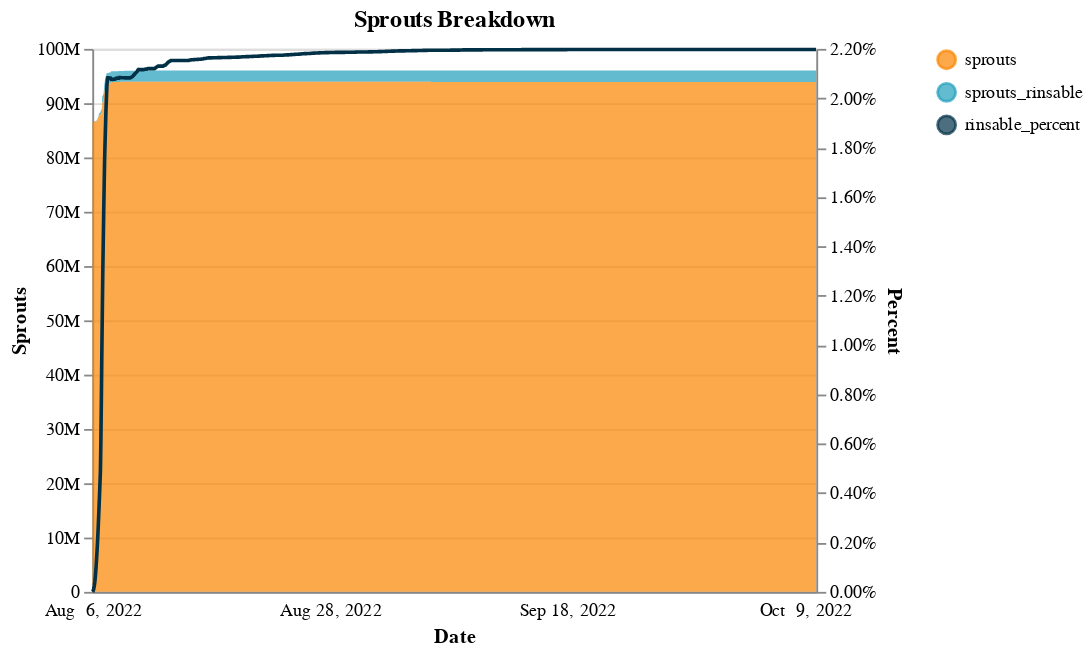

Notebook code cell kept with this figure:
### Code cell
# sprouts breakdown 
df_sprouts = wide_to_longwide(
    df, 
    "timestamp", 
    ['season', 'timestamp'], 
    ['sprouts_rinsable', 'sprouts', 'rinsable_percent'],
    sort_col="timestamp",
)
colors = {
    'sprouts_rinsable': '#219ebc', 
    'sprouts': '#fb8500', 
    'rinsable_percent': '#023047'
}
chart_sprouts_breakdown = chart_stack_area_overlay_line_timeseries(
    df_sprouts, 
    "timestamp", 
    ['sprouts', 'sprouts_rinsable', 'rinsable_percent'], 
    ['sprouts_rinsable', 'sprouts'], 
    "Sprouts Breakdown",
    separate_y_axes=True, 
    show_exploit_rule=False, 
    xaxis_kwargs=dict(labelExpr="timeFormat(toDate(datum.value), '%b %e, %Y')"),
    yaxis_area_kwargs=dict(title="Sprouts", format=".3~s"), 
    yaxis_line_kwargs=dict(title="Percent", format=".2%"), 
    tooltip_formats={
        'sprouts_rinsable': ',d', 
        'sprouts': ',d', 
        'rinsable_percent': '.2%'
    }, 
    color_map=colors, 
    width=400, 
)
chart_sprouts_breakdown

### Figure 1 — Vega-Lite specification as saved in the notebook (floating-point values rounded to 4 significant figures; data arrays with more than 128 entries replaced by an {"elided": "..."} marker saying what was removed)
{"config": {"view": {"continuousWidth": 400, "continuousHeight": 300}}, "layer": [{"mark": {"type": "area", "point": "transparent"}, "encoding": {"color": {"field": "variable", "legend": {"title": null}, "scale": {"domain": ["sprouts", "sprouts_rinsable", "rinsable_percent"], "range": ["#fb8500", "#219ebc", "#023047"]}, "type": "nominal"}, "order": {"field": "stack_order", "sort": "ascending", "type": "quantitative"}, "tooltip": [{"field": "timestamp", "timeUnit": "yearmonthdate", "title": "date", "type": "ordinal"}, {"field": "sprouts", "format": ",d", "type": "quantitative"}, {"field": "sprouts_rinsable", "format": ",d", "type": "quantitative"}, {"field": "rinsable_percent", "format": ".2%", "type": "quantitative"}], "x": {"axis": {"formatType": "time", "labelAngle": 0, "labelExpr": "timeFormat(toDate(datum.value), '%b %e, %Y')", "labelOverlap": true, "labelPadding": 5, "labelSeparation": 50, "ticks": false, "title": "Date"}, "field": "timestamp", "type": "ordinal"}, "y": {"axis": {"format": ".3~s", "title": "Sprouts"}, "field": "value", "type": "quantitative"}}, "title": "Sprouts Breakdown", "transform": [{"calculate": "datum['variable'] === 'sprouts' ? 0 :  datum['variable'] === 'sprouts_rinsable' ? 1 :  datum['variable'] === 'rinsable_percent' ? 2 : 3", "as": "stack_order"}, {"filter": "datum.variable == 'sprouts_rinsable' | datum.variable == 'sprouts'"}, {"calculate": "datum['variable'] === 'sprouts' ? 0 :  datum['variable'] === 'sprouts_rinsable' ? 1 :  datum['variable'] === 'rinsable_percent' ? 2 : 3", "as": "sort_col"}], "width": 400}, {"mark": "line", "encoding": {"color": {"field": "variable", "legend": {"title": null}, "scale": {"domain": ["sprouts", "sprouts_rinsable", "rinsable_percent"], "range": ["#fb8500", "#219ebc", "#023047"]}, "type": "nominal"}, "order": {"field": "stack_order", "sort": "ascending", "type": "quantitative"}, "x": {"axis": {"formatType": "time", "labelAngle": 0, "labelExpr": "timeFormat(toDate(datum.value), '%b %e, %Y')", "labelOverlap": true, "labelPadding": 5, "labelSeparation": 50, "ticks": false, "title": "Date"}, "field": "timestamp", "type": "ordinal"}, "y": {"axis": {"format": ".2%", "title": "Percent"}, "field": "value", "type": "quantitative"}}, "title": "Sprouts Breakdown", "transform": [{"calculate": "datum['variable'] === 'sprouts' ? 0 :  datum['variable'] === 'sprouts_rinsable' ? 1 :  datum['variable'] === 'rinsable_percent' ? 2 : 3", "as": "stack_order"}, {"filter": "datum.variable != 'sprouts_rinsable' & datum.variable != 'sprouts'"}], "width": 400}], "data": {"name": "data-10aa9f3c25085961389c1b82532831cc"}, "resolve": {"axis": {"y": "independent"}, "scale": {"y": "independent"}}, "$schema": "https://vega.github.io/schema/vega-lite/v4.17.0.json", "datasets": {"data-10aa9f3c25085961389c1b82532831cc": {"elided": "4683 records"}}}
